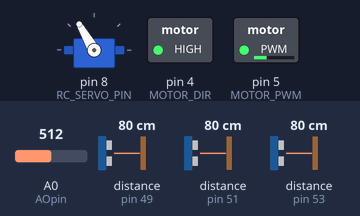
Bench run of a sketch on a simulated Arduino Mega 2560, built with avr-gcc and run on an emulated ATmega2560. Shown: servo, switched loads named in the sketch (green lamp = pin HIGH). Inputs (shaded band) come from the test bench; at power-on: distance to the obstacle (sensors on pin 49, pin 53, pin 51) 80 cm, A0 (AOpin) = 512. The echo pulse lasts 58.3 µs per cm; pins used as bus, display or sensor lines are not drawn; what the sketch prints to the serial monitor is not drawn.

Above: at 1.2 s.
1.3 s: distance to the obstacle (sensor on pin 49) set to 2 cm
At 2.1 s:
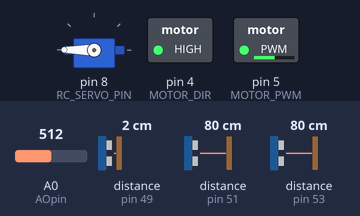
4.3 s: distance to the obstacle (sensor on pin 53) set to 2 cm
At 4.7 s:
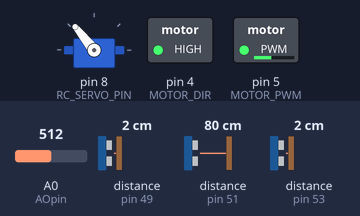
5.8 s: distance to the obstacle (sensor on pin 51) set to 92 cm
7.3 s: distance to the obstacle (sensor on pin 51) set to 2 cm
At 10.1 s:
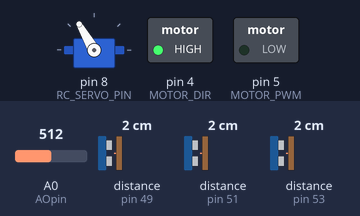
Timing chart, 0 to 11.3 s (numbered marks = the images above; inputs shaded):
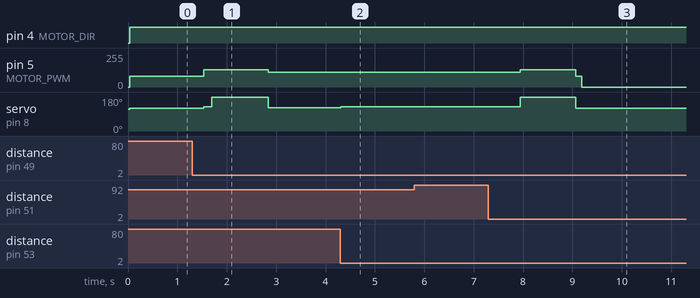

The sketch:

VLF_CAR_C.ino
```cpp
#define AOpin  A0     // Analog output - yellow
#define SIpin  22     // Start Integration - orange
#define CLKpin 23     // Clock - red
// Vcc - brown
// GND - black
#include<NewPing.h>
#define NPIXELS 128  // No. of pixels in array

byte Pixel[NPIXELS]; // Field for measured values <0-255>

int LineSensor_Data[NPIXELS];           // line sensor data(original)
int LineSensor_Data_Adaption[NPIXELS];  // line sensor data(modified)
int MAX_LineSensor_Data[NPIXELS];       // Max value of sensor
int MIN_LineSensor_Data[NPIXELS];       // Min value of sensor
int flag_line_adapation;          // flag to check line sensor adpation

#define FASTADC 1
// defines for setting and clearing register bits
#define cbi(sfr, bit) (_SFR_BYTE(sfr) &= ~_BV(bit))
#define sbi(sfr, bit) (_SFR_BYTE(sfr) |= _BV(bit))

/////////////////////  Ultrasonic Sensor ///////////////////

#define MOTOR_DIR 4
#define MOTOR_PWM 5

/////////////////////  Steering Servo Control ///////////////////
#include <Servo.h>
#define RC_SERVO_PIN 8
#define NETURAL_ANGLE 115
#define LEFT_STEER_ANGLE -38
#define RIGHT_STEER_ANGLE 38
#define L_Sonar_TRIG 48
#define L_Sonar_ECHO 49
#define F_Sonar_TRIG 50
#define F_Sonar_ECHO 51
#define R_Sonar_TRIG 52
#define R_Sonar_ECHO 53
#define MaxDistance  350

int flag = 0;
void steering_control(int steer_angle);

 NewPing R_sensor(R_Sonar_TRIG,R_Sonar_ECHO,MaxDistance);
  float R_Sonar_Error = 0.0;
  float R_Sonar_distance = 0.0;
  float R_Sonar_distance_old = 0.0;

  NewPing L_sensor(L_Sonar_TRIG,L_Sonar_ECHO,MaxDistance);
  float L_Sonar_Error = 0.0;
  float L_Sonar_distance = 0.0;
  float L_Sonar_distance_old = 0.0;

  NewPing F_sensor(F_Sonar_TRIG,F_Sonar_ECHO,MaxDistance);
  float F_Sonar_Error = 0.0;
  float F_Sonar_distance = 0.0;
  float F_Sonar_distance_old = 0.0;

  void read_sonar_sensor(void)   //초음파센서 측정
  {
    R_Sonar_distance = R_sensor.ping_cm()*10.0;
    L_Sonar_distance = L_sensor.ping_cm()*10.0;
    F_Sonar_distance = F_sensor.ping_cm()*10.0;
    if(R_Sonar_distance == 0){R_Sonar_distance = MaxDistance * 10.0;}
    if(L_Sonar_distance == 0){L_Sonar_distance = MaxDistance * 10.0;}
    if(F_Sonar_distance == 0){F_Sonar_distance = MaxDistance * 10.0;}
  }

    void update_sonar_old(void)    //초음파 센서의 옛날값 저장
  {
    R_Sonar_distance_old = R_Sonar_distance;
    L_Sonar_distance_old = L_Sonar_distance;
    F_Sonar_distance_old = F_Sonar_distance;
  }
   void update_sonar_error(void)   //초음파 센서의 옛날값과 현재값의 차이 저장
  {
    R_Sonar_Error = R_Sonar_distance - R_Sonar_distance_old;
    L_Sonar_Error = L_Sonar_distance - L_Sonar_distance_old;
    F_Sonar_Error = F_Sonar_distance - F_Sonar_distance_old;
  }


Servo Steeringservo;

int Steering_Angle = NETURAL_ANGLE;

void setup() {
  // put your setup code here, to run once:
  int i;

  for (i = 0; i < NPIXELS; i++)
  {
    LineSensor_Data[i] = 0;
    LineSensor_Data_Adaption[i] = 0;
    MAX_LineSensor_Data[i] = 1023; //0;
    MIN_LineSensor_Data[i] = 0; //1023;
  }

  pinMode(SIpin, OUTPUT);
  pinMode(CLKpin, OUTPUT);

  digitalWrite(SIpin, LOW);   // IDLE state
  digitalWrite(CLKpin, LOW);  // IDLE state

#if FASTADC
  // set prescale to 16
  sbi(ADCSRA, ADPS2);
  cbi(ADCSRA, ADPS1);
  cbi(ADCSRA, ADPS0);
#endif

  flag_line_adapation = 0;
  Steeringservo.attach(RC_SERVO_PIN);
  Steeringservo.write(NETURAL_ANGLE);
  pinMode(MOTOR_DIR, OUTPUT);
  pinMode(MOTOR_PWM, OUTPUT);

  Serial.begin(115200);

}
void line_adaptation(void)
{
  int i;
  for (i = 0; i < NPIXELS; i++)
  {
    if (LineSensor_Data[i] >= MAX_LineSensor_Data[i])  MAX_LineSensor_Data[i] = LineSensor_Data[i];
    if (LineSensor_Data[i] <= MIN_LineSensor_Data[i])  MIN_LineSensor_Data[i] = LineSensor_Data[i];
  }

  /*for (i = 0; i < NPIXELS; i++)
    {
    Serial.print("[");
    Serial.print(i);
    Serial.print("]");
    Serial.print("   : ");
    Serial.print(MAX_LineSensor_Data[i]);
    Serial.print(" | ");
    Serial.print(MIN_LineSensor_Data[i]);
    Serial.println(" ");
    }*/
}
void read_line_sensor(void)
{
  int i;

  delayMicroseconds (1);  /* Integration time in microseconds */
  delay(10);              /* Integration time in miliseconds  */

  digitalWrite (CLKpin, LOW);
  digitalWrite (SIpin, HIGH);
  digitalWrite (CLKpin, HIGH);
  digitalWrite (SIpin, LOW);

  delayMicroseconds (1);

  for (i = 0; i < NPIXELS; i++) {
    Pixel[i] = analogRead (AOpin) / 4 ; // 8-bit is enough
    digitalWrite (CLKpin, LOW);
    delayMicroseconds (1);
    digitalWrite (CLKpin, HIGH);
  }

  for (i = 0; i < NPIXELS; i++)
  {
    LineSensor_Data_Adaption[i] = map(Pixel[i], MIN_LineSensor_Data[i], MAX_LineSensor_Data[i], 0, 256);
  }

}

#define threshold_value 60

void threshold(void)
{
  int i;
  for (i = 0; i < NPIXELS; i++)
  {
    if((byte)Pixel[i] >= threshold_value)  LineSensor_Data_Adaption[i] = 255;
    else LineSensor_Data_Adaption[i] = 0;
  }
}
int steer_data =0;
#define camera_pixel_offset 5
void steering_by_camera(void)
{
  int i;
  long sum= 0;
  long x_sum= 0;
  //int steer_data =0;
  for (i = 0; i < NPIXELS; i++)
  {
    sum +=LineSensor_Data_Adaption[i];
    x_sum += LineSensor_Data_Adaption[i] * i;
  }
  steer_data = x_sum/sum - NPIXELS/2 + camera_pixel_offset;
  steering_control(steer_data*1.25);        //마음대로 부호가 반대면 음수 적용

  Serial.println(steer_data);
}

/////////////////////////   DC_Motor_Control    //////////////////////////
#define MOTOR_DIR 4
#define MOTOR_PWM 5

int Motor_Speed =0;
#define NORMAL_SPEED 100
#define SLOW_SPEED    70


void motor_control(int direction, int speed)
{
  digitalWrite(MOTOR_DIR, 1-direction);
  analogWrite(MOTOR_PWM, speed);

}
/////////////////////////   DC_Motor_Control     //////////////////////////


///////////////////////   Steering Servo Control   ///////////////////////


//Servo Steeringservo;
//int Steering_Angle = NEUTRAL_ANGLE;

void steering_control(int steer_angle)
{
  //Steeringservo.write(NEUTRAL_ANGLE + steer_angle);

  if(steer_angle >= RIGHT_STEER_ANGLE) steer_angle = RIGHT_STEER_ANGLE;
  if(steer_angle <= LEFT_STEER_ANGLE) steer_angle = LEFT_STEER_ANGLE;
  Steeringservo.write(NETURAL_ANGLE + steer_angle);
}
///////////////////////   Steering Servo Control   ///////////////////////


void wall_following2() // 벽 두개
  {

    int A=1170, B=100;
  read_sonar_sensor();

  if(R_Sonar_distance + L_Sonar_distance <= A && R_Sonar_distance+B >= L_Sonar_distance && R_Sonar_distance-B <= L_Sonar_distance)
  {
    motor_control(-1,110);
    steering_control(14);
    }

  else if(L_Sonar_distance > R_Sonar_distance)
  {
    motor_control(-1,110);
    steering_control(20);
           // delay(5);
  }
 else if(L_Sonar_distance < R_Sonar_distance)
  {
    motor_control(-1,110);
    steering_control(8);
           // delay(5);
  }
  else
  {
    motor_control(-1,110);
           // delay(5);
  }
  }
  void wall_following1()
  {
       read_sonar_sensor();
      // update_sonar_old();
       update_sonar_error();
   // L_Sonar_distance = L_Sonar[1].ping_cm() *10;

       motor_control(-1,100);
       delay(5);
       update_sonar_old();

       if(L_Sonar_Error > 0)
       {
         steering_control(20);
         delay(5);
         update_sonar_old();

       }
       else if(L_Sonar_Error < 0)
       {
         steering_control(8);
         delay(5);
         update_sonar_old();
       }

    }
    void wall_following()
    {
      if(R_Sonar_distance == 3500)
      {
       wall_following1();
      }
      else
      {
        wall_following2();
      }
    }
  int turn_right()
  {
    if(F_Sonar_distance<1000 && F_Sonar_distance != 3500)
    {
      Steeringservo.write(180);
      motor_control(-1,130);
      delay(700);
    }
     return 1;
  }
 int count = 0;
 void turn_corner()
{
  int d = 16;

  read_sonar_sensor();
  if(R_Sonar_distance+L_Sonar_distance <= 1170)
  {
    wall_following2();
    delay(100);
  }

  else if(R_Sonar_distance+L_Sonar_distance >= 1170)
  {
    steering_control(d);
    if(F_Sonar_distance<1000)
  {
    Steeringservo.write(180);
    motor_control(-1,130);
    delay(100);
  }
  delay(100);
  count++;
  }
  else motor_control(-1,100);
  delay(100);

}

int what=0;
int the=0;
int timer=0;
void loop() {
  // put your main code here, to run repeatedly:

  int i;

  line_adaptation();
  read_line_sensor();
  read_sonar_sensor();
  //read_sonar_sensor();
  //motor_control(-1,100);
  //steering_control(110);

  //delay(100);
  //turn_corner();
  //wall_following2();
 //delay(10);
 // if (digitalRead(CLKpin) == HIGH)
  //{
    //line_adaptation
   // flag_line_adapation = 1;
 // }
  //threshold();
  //steering_by_camera();
  //delay(100);
   //motor_control(-1,0);
  //steering_control(steer_data*1.3);
  /*for (i = 0; i < NPIXELS; i++)
  {
  //  if (digitalRead(CLKpin) == LOW)      Serial.print(LineSensor_Data_Adaption[i]); // Serial.print(LineSensor_Data[i] );
   // else                                 Serial.print ((byte)Pixel[i] + 1);
  //Serial.print ((byte)Pixel[i] + 1);
    Serial.print(LineSensor_Data_Adaption[i]);
    Serial.print(" ");
  }
  Serial.println("  ");
  delay(100);*/
  //wall_following1();
  /*Serial.print(L_Sonar_distance);
  Serial.print(" ");
  Serial.print(R_Sonar_distance);
  Serial.println(" "); */
  //delay(1000);


  if(flag == 0)
  {
    motor_control(-1,80);
    threshold();
    steering_by_camera();
    delay(100);
    if(L_Sonar_distance+R_Sonar_distance <= 1300){flag=1;}
  }
  else if(flag == 1){
   motor_control(-1,130);
   steering_control(14);
   if(F_Sonar_distance<=1000){
     what++;
   }
   else{what=0;}
  if(what>=6)
  {
    turn_right();
    delay(400);
    flag=2;
    the=millis();
    what=0;
  }
    }
 else if(flag == 2)
 {
   wall_following2();
   if(F_Sonar_distance<=900 && millis()-the>=5000)
  {
    what++;
  }
  else{what=0;}

  if(what>=6)
  {  turn_right();
    delay(400);
    flag=3;
  }
 }
 else if(flag == 3)
 {
    motor_control(-1,80);
    threshold();
    steering_by_camera();
    delay(100);
    if(F_Sonar_distance<=400){flag=4;}
   }

 else if(flag == 4)
 {
    motor_control(0,0);
 }
}
```

Measured:
- after the input at 1.3 s, pin 5 (MOTOR_PWM): 80/255 → 130/255 after 0.24 s, → 110/255 1.3 s later; servo on pin 8 (RC_SERVO_PIN): 120° → 129° after 0.24 s, → 180° 0.16 s later, → 123° 1.1 s later
- after the input at 4.3 s, servo on pin 8 (RC_SERVO_PIN): 123° → 129° at once
- after the input at 5.8 s, every drawn part: stays the same
- after the input at 7.3 s, pin 5 (MOTOR_PWM): 110/255 → 130/255 after 0.64 s, → 80/255 1.1 s later, → 0/255 0.12 s later; servo on pin 8 (RC_SERVO_PIN): 129° → 180° after 0.64 s, → 120° 1.1 s later
